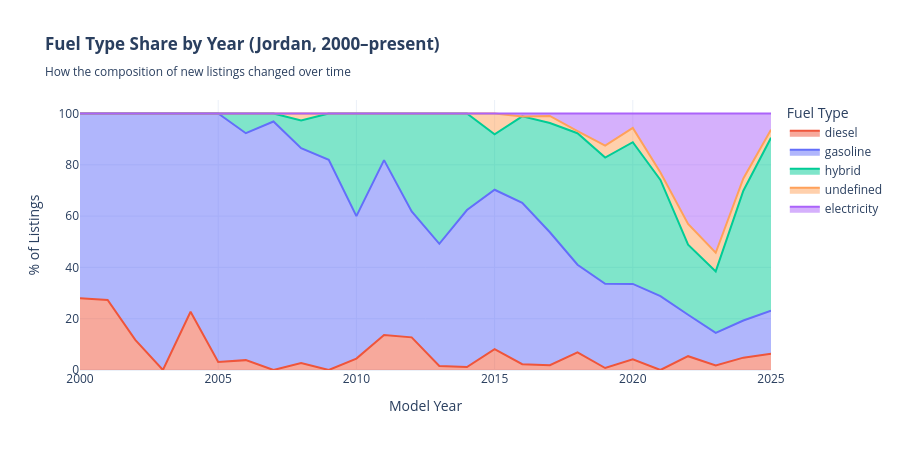

The code cell stored with this chart in its notebook:
### Code cell
# Figure 5: Fuel type adoption over years in Jordan

fuel_year = (
    df_jordan[df_jordan['Year'] >= 2000]
    .groupby(['Year', 'Fuel_Type'])
    .size()
    .reset_index(name='Count')
)

# Normalizing to % within each year
fuel_year['Pct'] = fuel_year.groupby('Year')['Count'].transform(lambda x: x / x.sum() * 100)

fig5 = px.area(
    fuel_year,
    x='Year', y='Pct', color='Fuel_Type',
    title='<b>Fuel Type Share by Year (Jordan, 2000–present)</b><br><sub>How the composition of new listings changed over time</sub>',
    labels={'Pct': '% of Listings', 'Year': 'Model Year', 'Fuel_Type': 'Fuel'},
    template='plotly_white',
    color_discrete_map=fuel_colors,  # consistent colors
    height=450
)

fig5.update_layout(legend_title_text='Fuel Type')
fig5.show()

### Figure 1 — Plotly figure (JSON) as saved in the notebook; plotly's stock layout.template omitted (floating-point values rounded to 4 significant figures)
{"data": [{"fillpattern": {"shape": ""}, "hovertemplate": "Fuel=diesel<br>Model Year=%{x}<br>% of Listings=%{y}<extra></extra>", "legendgroup": "diesel", "line": {"color": "#EF553B"}, "marker": {"symbol": "circle"}, "mode": "lines", "name": "diesel", "orientation": "v", "showlegend": true, "stackgroup": "1", "type": "scatter", "x": [2000, 2001, 2002, 2004, 2005, 2006, 2008, 2010, 2011, 2012, 2013, 2014, 2015, 2016, 2017, 2018, 2019, 2020, 2022, 2023, 2024, 2025], "xaxis": "x", "y": [28.0, 27.27, 11.76, 22.73, 3.125, 3.846, 2.703, 4.444, 13.64, 12.73, 1.587, 1.176, 8.108, 2.247, 1.852, 6.838, 0.7812, 4.196, 5.381, 1.81, 4.819, 6.316], "yaxis": "y"}, {"fillpattern": {"shape": ""}, "hovertemplate": "Fuel=gasoline<br>Model Year=%{x}<br>% of Listings=%{y}<extra></extra>", "legendgroup": "gasoline", "line": {"color": "#636EFA"}, "marker": {"symbol": "circle"}, "mode": "lines", "name": "gasoline", "orientation": "v", "showlegend": true, "stackgroup": "1", "type": "scatter", "x": [2000, 2001, 2002, 2003, 2004, 2005, 2006, 2007, 2008, 2009, 2010, 2011, 2012, 2013, 2014, 2015, 2016, 2017, 2018, 2019, 2020, 2021, 2022, 2023, 2024, 2025], "xaxis": "x", "y": [72, 72.73, 88.24, 100, 77.27, 96.88, 88.46, 96.88, 83.78, 81.97, 55.56, 68.18, 49.09, 47.62, 61.18, 62.16, 62.92, 51.85, 34.19, 32.81, 29.37, 28.78, 16.14, 12.67, 14.46, 16.84], "yaxis": "y"}, {"fillpattern": {"shape": ""}, "hovertemplate": "Fuel=hybrid<br>Model Year=%{x}<br>% of Listings=%{y}<extra></extra>", "legendgroup": "hybrid", "line": {"color": "#00CC96"}, "marker": {"symbol": "circle"}, "mode": "lines", "name": "hybrid", "orientation": "v", "showlegend": true, "stackgroup": "1", "type": "scatter", "x": [2006, 2007, 2008, 2009, 2010, 2011, 2012, 2013, 2014, 2015, 2016, 2017, 2018, 2019, 2020, 2021, 2022, 2023, 2024, 2025], "xaxis": "x", "y": [7.692, 3.125, 10.81, 18.03, 40, 18.18, 38.18, 50.79, 37.65, 21.62, 33.71, 42.59, 51.28, 49.22, 55.24, 45.32, 27.35, 23.98, 50.6, 67.37], "yaxis": "y"}, {"fillpattern": {"shape": ""}, "hovertemplate": "Fuel=undefined<br>Model Year=%{x}<br>% of Listings=%{y}<extra></extra>", "legendgroup": "undefined", "line": {"color": "#FFA15A"}, "marker": {"symbol": "circle"}, "mode": "lines", "name": "undefined", "orientation": "v", "showlegend": true, "stackgroup": "1", "type": "scatter", "x": [2008, 2015, 2017, 2018, 2019, 2020, 2021, 2022, 2023, 2024, 2025], "xaxis": "x", "y": [2.703, 8.108, 2.778, 0.8547, 4.688, 5.594, 2.878, 8.072, 7.24, 4.819, 3.158], "yaxis": "y"}, {"fillpattern": {"shape": ""}, "hovertemplate": "Fuel=electricity<br>Model Year=%{x}<br>% of Listings=%{y}<extra></extra>", "legendgroup": "electricity", "line": {"color": "#AB63FA"}, "marker": {"symbol": "circle"}, "mode": "lines", "name": "electricity", "orientation": "v", "showlegend": true, "stackgroup": "1", "type": "scatter", "x": [2016, 2017, 2018, 2019, 2020, 2021, 2022, 2023, 2024, 2025], "xaxis": "x", "y": [1.124, 0.9259, 6.838, 12.5, 5.594, 23.02, 43.05, 54.3, 25.3, 6.316], "yaxis": "y"}], "layout": {"height": 450, "legend": {"title": {"text": "Fuel Type"}, "tracegroupgap": 0}, "title": {"text": "<b>Fuel Type Share by Year (Jordan, 2000–present)</b><br><sub>How the composition of new listings changed over time</sub>"}, "xaxis": {"anchor": "y", "domain": [0, 1], "title": {"text": "Model Year"}}, "yaxis": {"anchor": "x", "domain": [0, 1], "title": {"text": "% of Listings"}}}}
